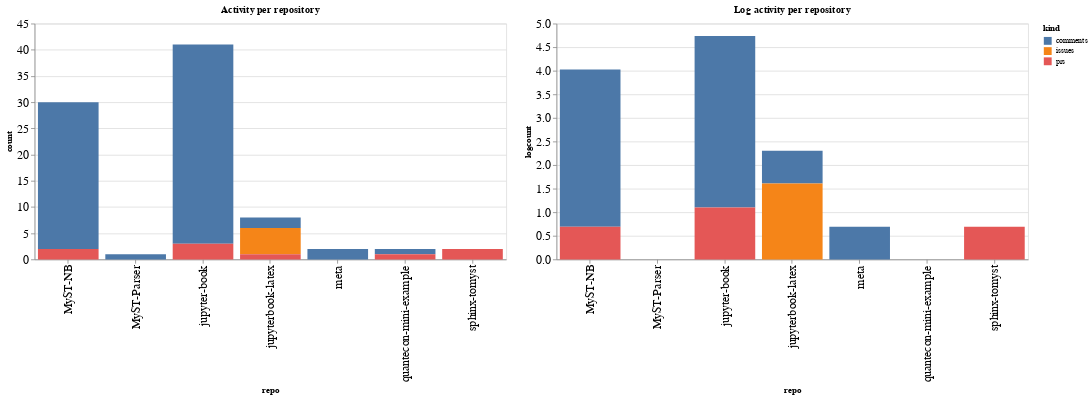

Source (notebook cell):
### Code cell
ch1 = alt.Chart(repo_summaries, width=600, title="Activity per repository").mark_bar().encode(
    x='repo',
    y='count',
    color='kind',
    tooltip="kind"
)

ch2 = alt.Chart(repo_summaries, width=600, title="Log activity per repository").mark_bar().encode(
    x='repo',
    y='logcount',
    color='kind',
    tooltip="kind"
)

ch1 | ch2

### Figure 1 — Vega-Lite specification as saved in the notebook (floating-point values rounded to 4 significant figures)
{"config": {"axisLeft": {"labelFontSize": 15}, "axisBottom": {"labelFontSize": 15}}, "hconcat": [{"mark": "bar", "encoding": {"color": {"type": "nominal", "field": "kind"}, "tooltip": {"type": "nominal", "field": "kind"}, "x": {"type": "nominal", "field": "repo"}, "y": {"type": "quantitative", "field": "count"}}, "title": "Activity per repository", "width": 600}, {"mark": "bar", "encoding": {"color": {"type": "nominal", "field": "kind"}, "tooltip": {"type": "nominal", "field": "kind"}, "x": {"type": "nominal", "field": "repo"}, "y": {"type": "quantitative", "field": "logcount"}}, "title": "Log activity per repository", "width": 600}], "data": {"name": "data-435d567807177042008f06d52bc8157b"}, "$schema": "https://vega.github.io/schema/vega-lite/v4.8.1.json", "datasets": {"data-435d567807177042008f06d52bc8157b": [{"repo": "MyST-NB", "kind": "comments", "count": 28, "logcount": 3.332}, {"repo": "MyST-NB", "kind": "prs", "count": 2, "logcount": 0.6931}, {"repo": "MyST-Parser", "kind": "comments", "count": 1, "logcount": 0.0}, {"repo": "jupyter-book", "kind": "comments", "count": 38, "logcount": 3.638}, {"repo": "jupyter-book", "kind": "prs", "count": 3, "logcount": 1.099}, {"repo": "jupyterbook-latex", "kind": "comments", "count": 2, "logcount": 0.6931}, {"repo": "jupyterbook-latex", "kind": "issues", "count": 5, "logcount": 1.609}, {"repo": "jupyterbook-latex", "kind": "prs", "count": 1, "logcount": 0.0}, {"repo": "meta", "kind": "comments", "count": 2, "logcount": 0.6931}, {"repo": "quantecon-mini-example", "kind": "comments", "count": 1, "logcount": 0.0}, {"repo": "quantecon-mini-example", "kind": "prs", "count": 1, "logcount": 0.0}, {"repo": "sphinx-tomyst", "kind": "prs", "count": 2, "logcount": 0.6931}]}}
